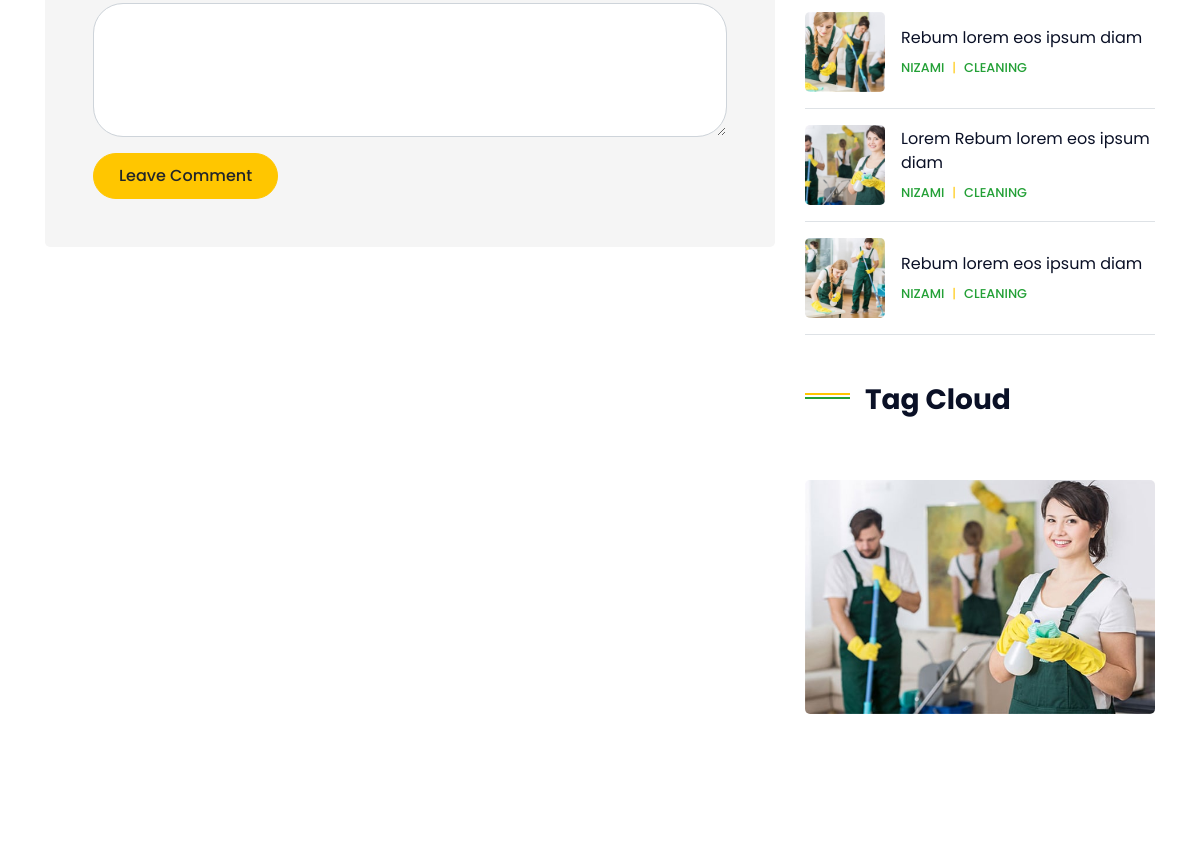
Page /news/lorem-rebum-lorem-eos-ipsum-diam/ (middle part) on the earlier database version.
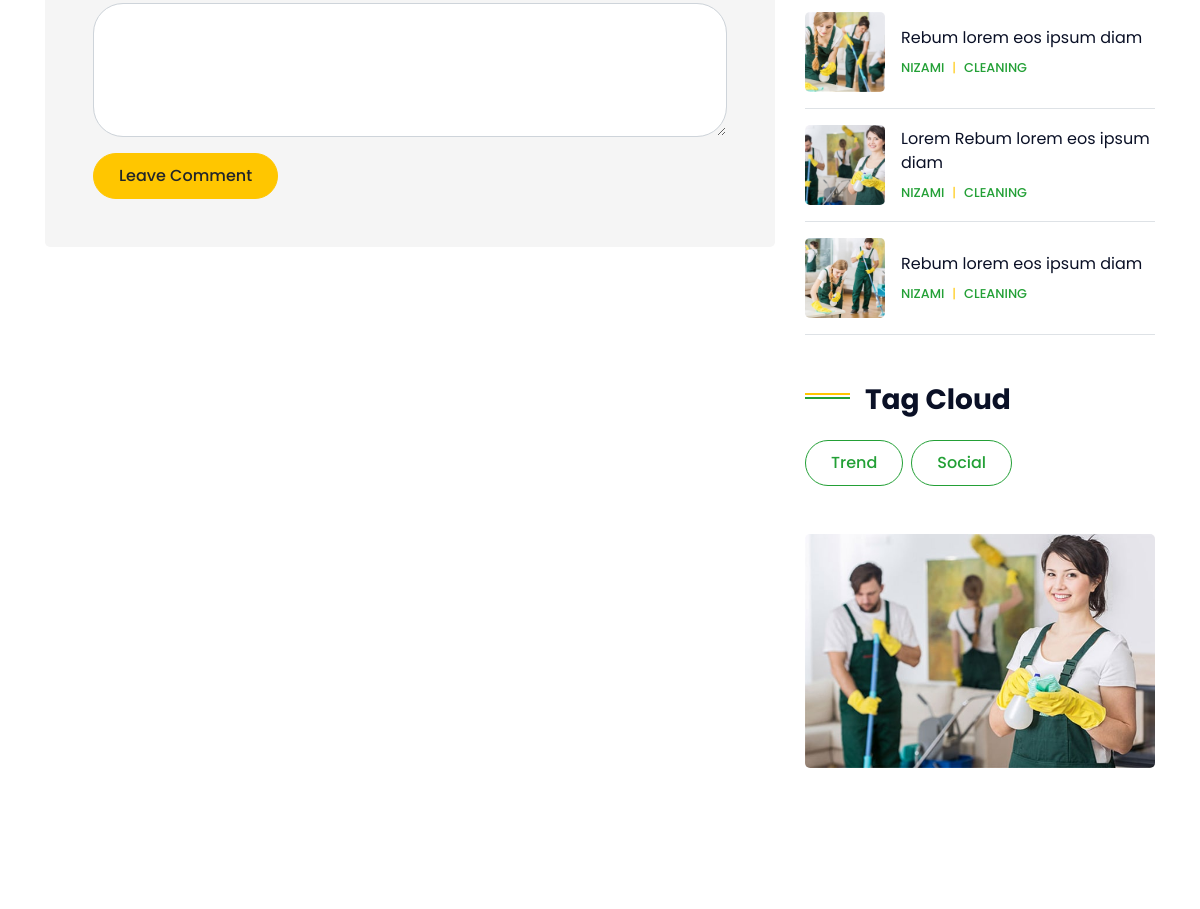
Same page on the later database version.
### home/models.py (models this page shows, shortened)
class Blog(models.Model):
    category = models.ForeignKey(Category,on_delete=models.CASCADE)
    tag = models.ManyToManyField(Tag)
    author = models.ForeignKey(User, null=True, blank=True,on_delete=models.CASCADE)
    title = models.CharField(max_length=300)
    slug = models.SlugField(
        max_length=200,
        default="",
    )
    content  = models.TextField()
    image = models.ImageField(
        upload_to='blog',
        null=True,
        blank=True,
    )
    status = models.CharField(
        default=DEFAULT_STATUS,
        choices=STATUS,
        max_length=15
    )
    createt_at = models.DateTimeField(auto_now_add=True)
    updated_at = models.DateTimeField(auto_now=True)
    class Meta:
        verbose_name_plural='Blog'

class Category(models.Model):
    title=models.CharField(max_length=200)
    class Meta:
        verbose_name_plural='Categories'
    def __str__(self):
        return self.title

class Tag(models.Model):
    title=models.CharField(max_length=200)
    class Meta:
        verbose_name_plural='tag'

### home/views.py (the view, shortened to what this page needs)
# urls.py: path('news/<slug:slug>/', views.detail, name='detail'),
def detail(request,slug):
    context = dict()
    context['blog'] = get_object_or_404(Blog, slug=slug)
    context['categories'] = Category.objects.all().annotate(blogs_count=Count('blog', filter=Q(blog__status=STATUS)))[0:5]
    context['posts'] = Blog.objects.filter(status=STATUS).order_by('-createt_at')[0:5]
    context['comments']=Comment.objects.filter(news = context['blog'],status=STATUS).order_by('-id')
    return render(request, 'blog_detail.html', context)

### templates/blog_detail.html (shortened to what this page needs)
{% extends 'base/base.html' %}
{% block content %}
{% load static %}
<div class="container-fluid py-5">
    <div class="container">
        <div class="row">
            <div class="col-lg-8">
                <div class="bg-light rounded p-5">
                    <form action={% url 'detail' slug=blog.slug %}  method="POST">
                        <div class="form-group">
                            <textarea  name="comment" id="comment" cols="30" rows="5" class="form-control"></textarea>
                        </div>
                        <div class="form-group mb-0">
                            <input type="submit" value="Leave Comment" class="btn btn-primary">
                        </div>
                    </form>
                </div>
            </div>
            <div class="col-lg-4 mt-5 mt-lg-0">
                <div class="mb-5">
                    {% for post in posts %}
                    <div class="d-flex align-items-center border-bottom mb-3 pb-3">
                        <img class="img-fluid rounded" src="{{post.image.url}}" style="width: 80px; height: 80px; object-fit: cover;" alt="">
                        <div class="d-flex flex-column pl-3">
                            <a class="text-dark mb-2" href="">{{post.title}}</a>
                            <div class="d-flex">
                                <small><a class="text-secondary text-uppercase font-weight-medium" href="">{{post.author}}</a></small>
                                <small class="text-primary px-2">|</small>
                                <small><a class="text-secondary text-uppercase font-weight-medium" href="">{{post.category}}</a></small>
                            </div>
                        </div>
                    </div>
                    {% endfor %}
                </div>
                     <div class="mb-5">
                        <h3 class="mb-4 section-title">Tag Cloud</h3>
                        <div class="d-flex flex-wrap m-n1">
                            {% for order_item in blog.tag.all %}
                            <a href="" class="btn btn-outline-secondary m-1">{{order_item.title}}</a>
                               {% endfor %}
                        </div>
                    </div>
                <div class="mb-5">
                    <img src="{%static 'img/blog-2.jpg' %}" alt="" class="img-fluid rounded">
                </div>
            </div>
        </div>
    </div>
</div>
{% endblock %}

### templates/base/base.html (shortened to what this page needs)
{% load static %}
<!DOCTYPE html>
<html lang="en">
<head>
    <link href="https://cdnjs.cloudflare.com/ajax/libs/font-awesome/5.10.0/css/all.min.css" rel="stylesheet">
    <link href="{% static 'lib/owlcarousel/assets/owl.carousel.min.css' %}" rel="stylesheet">
    <link href="{% static 'lib/lightbox/css/lightbox.min.css' %}" rel="stylesheet">
    <link href="{% static 'css/style.css' %}" rel="stylesheet">
</head>
<body>
    {% block content %}
    {% endblock %}
</body>
</html>

Differences in the rows shown:
added Tag: title "Trend"
added Tag: title "Social"
